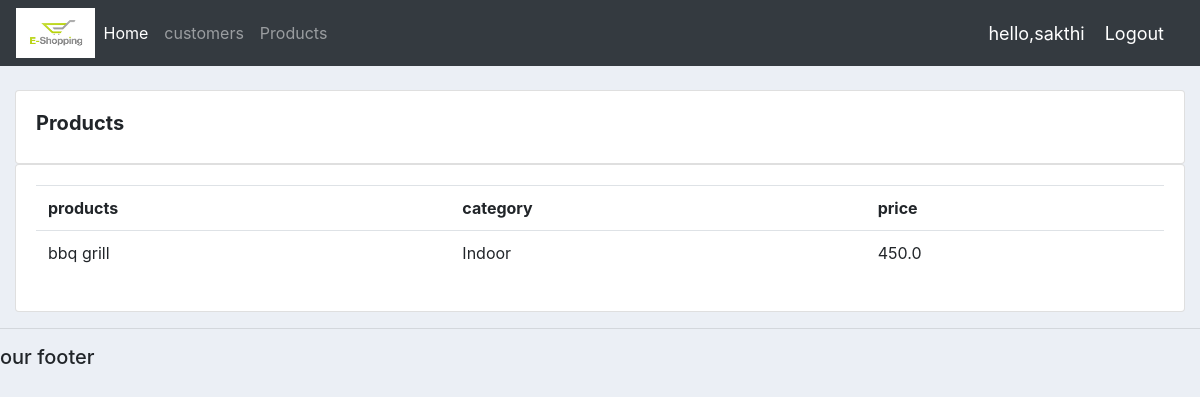
The page /products/ (signed in) on the database as committed earlier.
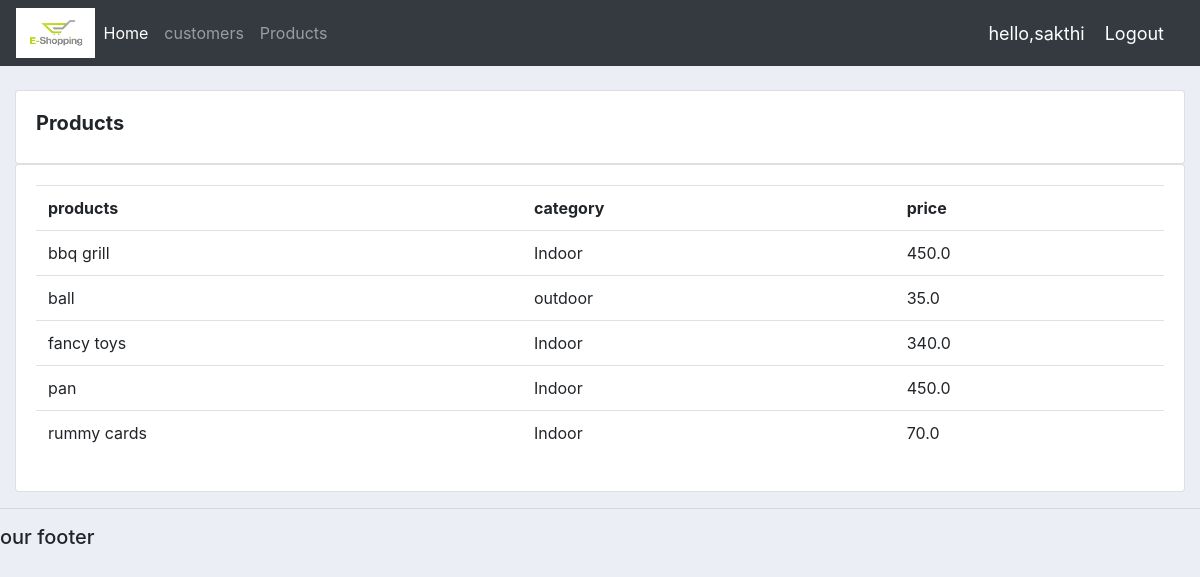
The same page on the database as committed later.
### amazonapp/models.py (models this page shows, shortened)
class Product(models.Model):
	CATEGORY=(
		('Indoor','Indoor'),('outdoor','outdoor'))
	name = models.CharField(max_length=50,null=True)
	price=models.FloatField(null=True)
	category = models.CharField(max_length=50,choices=CATEGORY,null=True)
	description = models.TextField(null=True)
	Date_created=models.DateTimeField(auto_now_add=True,null=True)
	tags=models.ManyToManyField(Tag)

### amazonapp/decorators.py (the view)
		def wrapper_func(request,*args,**kwargs):
			group=None
			if request.user.groups.exists():
				group=request.user.groups.all()[0].name
			if group in allowed_roles:
				return view_func(request,*args,**kwargs)
			else:
				return HttpResponse("you are not a authorized user to view this page")

### amazonapp/views.py (called while the page is built)
@login_required(login_url='login')
@allowed_users(allowed_roles=['admin'])
def products(request):
	products=Product.objects.all()
	context={'products':products}
	return render(request,'html/products.html',context)

### templates/html/products.html
{% extends 'html/main.html' %}
{% block content %}
	<br>
	<div class="row">
		<div class="col-md">
			<div class="card card-body">
				<h5 class="font-weight-bolder">Products</h5>
			</div>
			<div class="card card-body">
				<table class="table">
					<tr>
						<th>products</th>
						<th>category</th>
						<th>price</th>
					</tr>
					{% for i in products %}
					<tr>
						<td>{{i.name}}</td>
						<td>{{i.category}}</td>
						<td>{{i.price}}</td>
					</tr>
					{% endfor %}
				</table>
			</div>
		</div>
	</div>
{% endblock content %}

Rows that differ between the two databases and show on the page:
added Product: name "ball", category "outdoor", price "35.0"
added Product: name "fancy toys", category "Indoor", price "340.0"
added Product: name "pan", category "Indoor", price "450.0"
added Product: name "rummy cards", category "Indoor", price "70.0"
